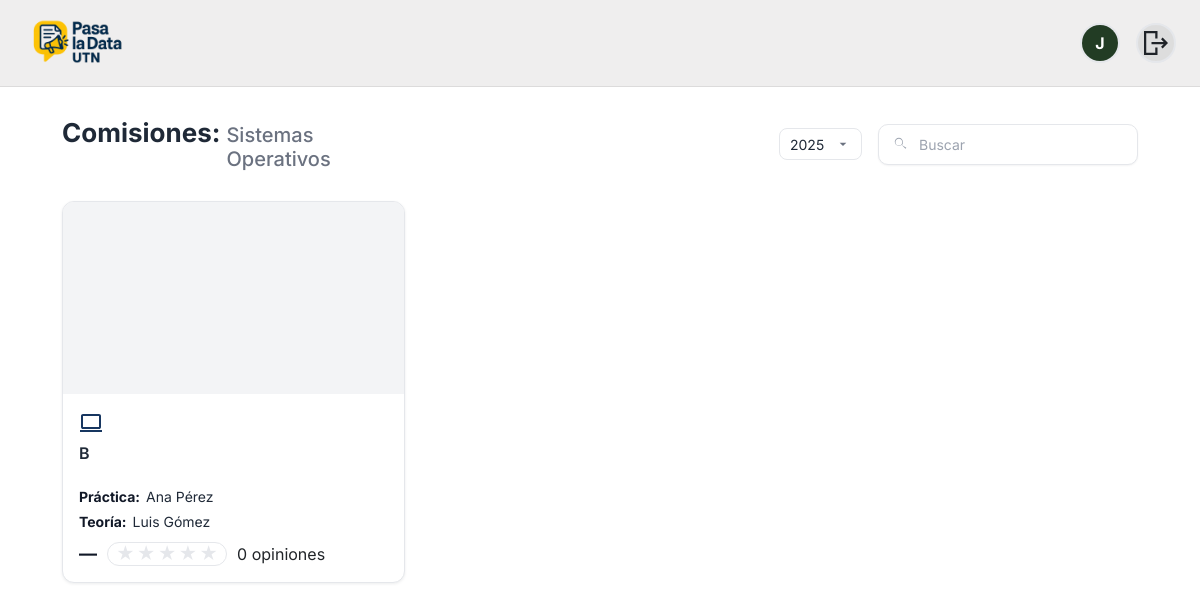
The app's page /academics/materias/2/2025/comisiones/ (signed in) with its own data.
### people/models.py (models this page shows, shortened)
class User(AbstractUser):
    class Role(models.TextChoices):
        ALUMNO = "ALU", "Alumno"
        PROFESOR = "PRO", "Profesor"
        ADMIN = "ADM", "Administrador"
    rol = models.CharField(max_length=3, choices=Role.choices)
    legajo = models.CharField(max_length=20, unique=True, null=True, blank=True)  # solo alumnos
    username = models.CharField(max_length=150, blank=True, default='')
    imagen_perfil = models.ImageField(
        upload_to="profiles/", null=True, blank=True
    )

### academics/models.py (models this page shows, shortened)
class Materia(models.Model):
    nombre = models.CharField(max_length=120, unique=True)
    eliminado = models.BooleanField(default=False)
    departamento = models.ForeignKey(Department, on_delete=models.CASCADE, related_name="materias")
    descripcion = models.TextField(blank=True, null=True)
    icono = models.CharField(max_length=4096, blank=True, null=True)
    imagen = models.ImageField(upload_to="materias/", blank=True, null=True)
    created_at = models.DateTimeField(auto_now_add=True)
    class Meta:
        ordering = ["nombre"]

class MateriaComisionAnio(models.Model):
    materia = models.ForeignKey(Materia, on_delete=models.CASCADE)
    comision = models.ForeignKey(Comision, on_delete=models.CASCADE)
    anio = models.PositiveSmallIntegerField()
    titular = models.ForeignKey(
        Usuario,
        on_delete=models.SET_NULL,
        null=True,
        blank=True,
        related_name="materias_como_titular"
    )
    jtp = models.ForeignKey(
        Usuario,
        on_delete=models.SET_NULL,
        null=True,
        blank=True,
        related_name="materias_como_jtp"
    )
    ayudante = models.ForeignKey(
        Usuario,
        on_delete=models.SET_NULL,
        null=True,
        blank=True,
        related_name="materias_como_ayudante"
    )
    class Meta:
        unique_together = ("materia", "comision", "anio")
        ordering = ["-anio", "materia__nombre", "comision__nombre"]

class Comision(models.Model):
    nombre = models.CharField(max_length=120, unique=True)
    icono = models.CharField(max_length=4096, blank=True, null=True)
    imagen = models.ImageField(upload_to="materias/", blank=True, null=True)
    class Meta:
        ordering = ["nombre"]

### academics/views.py (the view)
# urls.py: path("materias/<int:materia_id>/<int:anio>/comisiones/", views.MateriaComisionAnioListView.as_view(), name="materia_comisiones"),
class MateriaComisionAnioListView(LoginRequiredMixin, ListView):
    template_name = "academics/comision.html"
    context_object_name = "mca_list"
    model = MateriaComisionAnio
    def get_queryset(self):
        self.materia = get_object_or_404(Materia, pk=self.kwargs["materia_id"], eliminado=False)
        self.anio = int(self.kwargs.get("anio") or timezone.now().year)
        return (MateriaComisionAnio.objects
                .filter(materia_id=self.materia.pk, anio=self.anio)
                .select_related("comision", "titular", "jtp")
                .order_by("comision__nombre"))
    def get_context_data(self, **kwargs):
        ctx = super().get_context_data(**kwargs)
        system_year = timezone.now().year
        ctx["materia"] = self.materia
        ctx["current_year"] = self.anio
        ctx["year_choices"] = [system_year - i for i in range(6)]
        mca_with_rating = []
        for mca in ctx["mca_list"]:
            agg = (
                ResenaItem.objects
                .filter(
                    target_type="COMISION",
                    resena__mca=mca,
                    comision_id=mca.comision_id,
                )
                .aggregate(
                    promedio=Coalesce(Avg("puntuacion"), Value(0.0)),
                    cantidad=Coalesce(Count("id"), Value(0)),
                )
            )
            promedio = float(agg["promedio"])
            cantidad = int(agg["cantidad"])
            full_stars = max(0, min(5, int(round(promedio)))) if cantidad else 0
            rating = {
                "score": f"{promedio:.1f}" if cantidad else "—",
                "count_text": _count_text(cantidad),
                "full_stars": full_stars,
            }
            mca_with_rating.append((mca, rating))
        ctx["mca_with_rating"] = mca_with_rating
        return ctx

### academics/views.py (called while the page is built)
def _count_text(n: int) -> str:
        return f"{n} opiniones" if n < 1000 else f"{n/1000:.1f} k opiniones"

### academics/templates/academics/comision.html (shortened to what this page needs)
{% extends "base.html" %}
{% load static %}
{% block extra_head %}
<link rel="stylesheet" href="{% static 'academics/css/departamento.css' %}">
{% endblock %}
{% block content %}
<div class="aa-container">
  <div class="aa-toolbar">
    <div class="aa-titles">
  <h2 class="aa-h2">Comisiones:</h2>
  <h2 class="aa-subh2">{{ materia.nombre }}</h2>
</div>
    <div class="aa-filter">
<select id="year">
  {% for y in year_choices %}
    <option value="{{ y }}" {% if y == current_year %}selected{% endif %}>{{ y }}</option>
  {% endfor %}
</select>
</div>
    <div class="aa-search">
      <svg viewBox="0 0 24 24" aria-hidden="true">
        <path
          d="M15.5 14h-.79l-.28-.27a6.471 6.471 0 0 0 1.57-4.23C15.99 6.01 13.48 3.5 10.5 3.5S5 6.01 5 9s2.51 5.5 5.5 5.5c1.61 0 3.09-.59 4.23-1.57l.27.28v.79l4.25 4.25 1.27-1.27L15.5 14Zm-5 0C8.01 14 6 11.99 6 9.5S8.01 5 10.5 5 15 7.01 15 9.5 12.99 14 10.5 14Z" />
      </svg>
      <input id="search" type="text" placeholder="Buscar" autocomplete="off">
    </div>
  </div>
 <section id="grid" class="aa-grid">
  {% for mca, rating in mca_with_rating %}
    {% url 'academics:perfil_comision' materia.id mca.comision.id current_year as comision_url %}
    {% if mca.titular %}{% url 'academics:perfil_profesor' mca.titular.username as titular_url %}{% endif %}
    {% if mca.jtp %}{% url 'academics:perfil_profesor' mca.jtp.username as jtp_url %}{% endif %}
    {% if mca.titular %}
      {% with titular_name=mca.titular.first_name|add:" "|add:mca.titular.last_name %}
        {% if mca.jtp %}
          {% with jtp_name=mca.jtp.first_name|add:" "|add:mca.jtp.last_name %}
            {% include "academics/Components/card.html" with title=mca.comision.nombre image_url=mca.comision.imagen icon=mca.comision.icono badge=mca.comision.badge rating=rating titular=titular_name jtp=jtp_name titular_url=titular_url|default_if_none:"" jtp_url=jtp_url|default_if_none:"" href=comision_url %}
          {% endwith %}
        {% else %}
          {% include "academics/Components/card.html" with title=mca.comision.nombre image_url=mca.comision.imagen icon=mca.comision.icono badge=mca.comision.badge rating=rating titular=titular_name jtp="A confirmar" titular_url=titular_url|default_if_none:"" jtp_url="" href=comision_url %}
        {% endif %}
      {% endwith %}
    {% endif %}
  {% endfor %}
</section>
</div>
{% endblock %}

### templates/partials/_navbar.html
{% load static %}
<header class="navbar">
  <div class="navbar__inner container-narrow">
    <a class="navbar__brand"
       href="{% if request.user.is_authenticated and request.user.rol == 'ADM' %}
                {% url 'academics:admin_panel' %}
              {% else %}
                {% url 'academics:home' %}
              {% endif %}">
      <img class="navbar__logo" src="{% static 'img/logo.png' %}" alt="Pasa la Data UTN">
    </a>
    <div class="navbar__right">
      {% if request.user.is_authenticated %}
        {% if request.user.rol != "ADM" %}
          <a class="nav-avatar" href="{% url 'people:perfil' %}" title="Mi perfil">
            {% if request.user.imagen_perfil %}
              <img src="{{ request.user.imagen_perfil.url }}" alt="Foto de perfil">
            {% else %}
              <span class="nav-avatar__fallback">
                {{ request.user.get_short_name|default:request.user.username|slice:":1"|upper }}
              </span>
            {% endif %}
          </a>
        {% endif %}
        <a class="nav-avatar" href="{% url 'people:logout' %}" title="Cerrar sesión">
          <img src="{% static 'img/logout.svg' %}" alt="Cerrar sesión" class="logout-icon">
        </a>
      {% else %}
        <a class="btn btn-light btn-sm" href="{% url 'people:register' %}">Registrate</a>
        <a class="btn btn-light btn-sm" href="{% url 'people:login' %}">Iniciar sesión</a>
      {% endif %}
    </div>
  </div>
</header>

### academics/templates/academics/Components/card.html (shortened to what this page needs)
{% load static %}
{% block extra_head %}
<link rel="stylesheet" href="{% static 'academics/css/card.css' %}">
{% endblock %}
    <a class="aa-card" href="{{ href }}" data-name="{{ title|lower }}"
    {% if new_tab %}target="_blank" rel="noopener"{% endif %}>
        <div class="aa-thumb">
  </div>
  <div class="aa-body">
    {% if icon %}
      <div class="aa-icon">
        {% if icon.url %}
          <img class="aa-icon-img" src="{{ icon.url }}" alt=""
               onerror="this.remove();">
        {% elif icon|slice:":4" == "<svg" %}
          {{ icon|safe }}
        {% else %}
          <img class="aa-icon-img" src="{{ icon }}" alt=""
               onerror="this.remove();">
        {% endif %}
      </div>
    {% endif %}
        <h3 class="aa-title">{{ title }}</h3>
        {% if titular or jtp %}
        <div class="aa-meta">
            {% if jtp %}
            <div class="aa-row">
                <span class="aa-label">Práctica:</span>
                {% if jtp_url %}
                <a href="{{ jtp_url }}">{{ jtp }}</a>
                {% else %}
                <span class="aa-val">{{ jtp }}</span>
                {% endif %}
            </div>
            {% endif %}
            {% if titular %}
            <div class="aa-row">
                <span class="aa-label">Teoría:</span>
                {% if titular_url %}
                <a href="{{ titular_url }}">{{ titular }}</a>
                {% else %}
                <span class="aa-val">{{ titular }}</span>
                {% endif %}
            </div>
            {% endif %}
        </div>
    {% endif %}
                {% if rating %}
    <div class="pp-rating-row">
        <span class="pp-score">{{ rating.score }}</span>
        <span class="pp-stars-pill">
        <span class="pp-stars" aria-label="rating">
            {% for i in "12345" %}
            {% if forloop.counter <= rating.full_stars %}
                <i>★</i>
            {% else %}
                <i class="off">★</i>
            {% endif %}
            {% endfor %}
        </span>
        </span>
        <span class="pp-opiniones">{{ rating.count_text }}</span>
    </div>
    {% endif %}
        </div>
    </a>

### static/css/app.css (style rules this page uses)
html, body { margin: 0; padding: 0; }
header.navbar { background: #efeeee; position: sticky; top: 0; z-index: 50; border-bottom: 1px solid rgba(0,0,0,.08); width: 100%; margin: 0; border-radius: 0 !important; }
.container-narrow { max-width: none; width: 100%; padding: 0 24px; box-sizing: border-box; }
.navbar__inner { display: flex; align-items: center; height: 70px; }
.navbar__brand { display: flex; align-items: center; }
.navbar__logo { height: 105px; width: auto; display: block; object-fit: contain; }
.navbar__right { margin-left: auto; display: flex; align-items: center; gap: 16px; }
:root { --font-ui: "Inter", system-ui, -apple-system, "Segoe UI", Roboto, Helvetica, Arial, sans-serif; }
html { font-family: var(--font-ui) !important; line-height: 1.5; }
body, input, select, textarea, button { font-family: inherit !important; }
*, *::before, *::after { font-kerning: normal; }
header.navbar .nav-avatar { width: 40px; height: 40px; border-radius: 50%; overflow: hidden; display: inline-flex; align-items: center; justify-content: center; text-decoration: none; background: #ddd; color: #333; border: 2px solid #e5e7eb; flex-shrink: 0; }
header.navbar .nav-avatar > img { width: 100%; height: 100%; display: block; object-fit: cover; object-position: center; }
header.navbar .nav-avatar__fallback { width: 100%; height: 100%; display: inline-flex; align-items: center; justify-content: center; font-weight: 700; font-size: 16px; color: #fff; background: #223C24; }

### academics/static/academics/css/departamento.css (style rules this page uses)
.aa-container { max-width: 1200px; margin: 0 auto; padding: 30px 20px; }
.aa-toolbar { display: flex; align-items: center; justify-content: space-between; gap: 16px; margin-bottom: 30px; }
.aa-toolbar h2 { margin: 0; font-weight: 700; font-size: 28px; color: #1f2937; }
.aa-search { display: flex; align-items: center; gap: 8px; border: 1px solid #e5e7eb; border-radius: 10px; padding: 8px 12px; min-width: 260px; background: #fff; box-shadow: 0 1px 2px rgba(16,24,40,.05); }
.aa-search svg { width: 18px; height: 18px; flex: 0 0 auto; fill: #9ca3af; }
.aa-search input { border: 0; outline: 0; width: 100%; background: transparent; font-size: 14px; }
.aa-search input::placeholder { color: #9ca3af; }
.aa-grid { display: grid; grid-template-columns: repeat(auto-fill, minmax(280px, 1fr)); gap: 24px; margin-top: 8px; }
.aa-card { display: flex; flex-direction: column; background: #fff; border-radius: 12px; border: 1px solid #e5e7eb; box-shadow: 0 1px 3px rgba(16,24,40,.08); text-decoration: none; color: inherit; overflow: hidden; transition: transform .18s ease, box-shadow .18s ease; }
.aa-thumb { position: relative; width: 100%; padding-top: 56.25%; overflow: hidden; background: #f3f4f6; }
.aa-body { padding: 16px; display: flex; flex-direction: column; align-items: flex-start; text-align: left; }
.aa-icon { font-size: 22px; line-height: 1; }
.aa-title { margin: 0; font-size: 16px; font-weight: 600; color: #1f2937; }
.aa-toolbar .aa-filter { display:flex; align-items:center; gap:10px; margin-left: 400px; }
.aa-toolbar .aa-filter #year { appearance:none; -webkit-appearance:none; -moz-appearance:none; background:#fff; color:#1f2937; border:1px solid #e5e7eb; border-radius:8px; padding:6px 36px 6px 10px; font-size:14px; height:32px; line-height:20px; outline:0; cursor:pointer; transition:border-color .2s ease, box-shadow .2s ease; background-repeat:no-repeat; background-position:right 10px center; background-size:16px 16px; }
.aa-toolbar .aa-titles { display: inline-flex; align-items: baseline; gap: 6px; }
.aa-toolbar .aa-h2 { margin: 0; font-weight: 700; font-size: 26px; color: #1f2937; }
.aa-toolbar .aa-subh2 { margin: 0; font-weight: 500; font-size: 20px; color: #6b7280; }
.aa-meta { margin-top: 6px; }
.aa-row { display:flex; align-items:center; gap:6px; margin:4px 0; }
.aa-label { font-weight:700; color:#111827; font-size:14px; }
.aa-val, .aa-meta a { font-size:14px; color:#1f2937; }

### records on screen
User: user.get_short_name "J"
Materia: nombre "Sistemas Operativos"
MateriaComisionAnio: title "B", jtp "Ana Pérez", titular "Luis Gómez", score "—", count_text "0 opiniones"

### other values on screen
form field value "2025"
